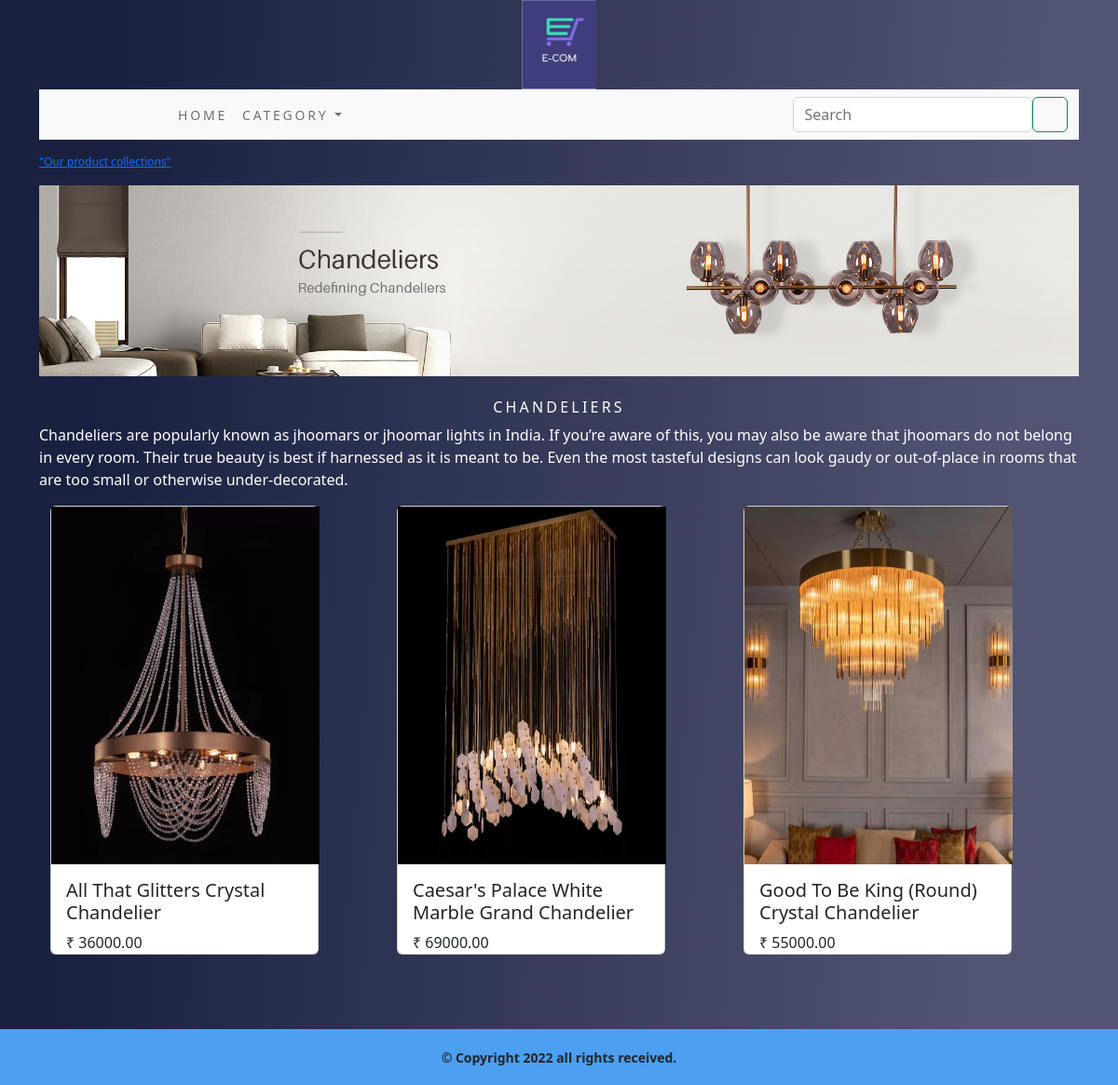
Page /chandeliers/ on the committed database.
### shoppingApp/models.py (models this page shows, shortened)
class Category(models.Model):
    name = models.CharField(max_length=250, unique=True)
    slug = models.SlugField(max_length=250, unique=True)
    description = models.TextField(blank=True)
    image = models.ImageField(upload_to='category', blank=True)
    class Meta:
        ordering = ('name',)
        verbose_name = 'category'
        verbose_name_plural = 'categories'
    def get_url(self):
        return reverse('shoppingApp:products_by_category',args=[self.slug])

class Product(models.Model):
    name = models.CharField(max_length=250, unique=True)
    slug = models.SlugField(max_length=250, unique=True)
    description = models.TextField(blank=True)
    price = models.DecimalField(max_digits=10, decimal_places=2)
    category = models.ForeignKey(Category,on_delete=models.CASCADE)
    image = models.ImageField(upload_to='product', blank=True)
    stock = models.IntegerField()
    available = models.BooleanField(default=True)
    created = models.DateTimeField(auto_now_add=True)
    updated = models.DateTimeField(auto_now=True)
    def get_url(self):
        return reverse("shoppingApp:prodCatDetail",args=[self.category.slug,self.slug])
    class Meta:
        ordering = ('name',)
        verbose_name = 'product'
        verbose_name_plural = 'products'

### shoppingApp/views.py (the view)
# urls.py: path('',views.allProCat,name='allProCat'),
def allProCat(request,c_slug=None):
    c_page = None
    products_list = None
    if c_slug != None:
        c_page = get_object_or_404(Category,slug=c_slug)
        products_list = Product.objects.all().filter(category=c_page,available=True)
    else:
        products_list = Product.objects.all().filter(available=True)
    paginator = Paginator(products_list,6)
    try:
        page = int(request.GET.get('page','1'))
    except:
        page = 1
    try:
        products = paginator.page(page)
    except (EmptyPage,InvalidPage):
        products = paginator.page(paginator.num_pages)
    return render(request,'category.html',{'category':c_page, 'products':products})

### cart/context_processors.py (called while the page is built)
def counter(request):
    item_count = 0
    if 'admin' in request.path:
        return {}
    else:
        try:
            cart = Cart.objects.filter(cart_id=_cart_id(request))
            cart_items = CartItem.objects.all().filter(cart=cart[:1])
            for cart_item in cart_items:
                item_count += cart_item.quantity
        except Cart.DosesNotExist:
            item_count = 0
    return dict(item_count=item_count)

### cart/views.py (called while the page is built)
def _cart_id(request):
    cart = request.session.session_key
    if not cart:
        cart = request.session.create()
    return cart

### shoppingApp/context_processors.py (called while the page is built)
def menu_links(request):
    links = Category.objects.all()
    return dict(links=links)

### templates/category.html (shortened to what this page needs)
{% extends 'base.html' %}
{% load static %}
{% block content %}
    {% if category %}
    <div>
        <div class="row site_row_class">
            <div class="mx_auto">
            <p><a href="{% url 'shoppingApp:allProCat' %}"> "Our product collections" </a></p>
        </div>
    </div>
    </div>
    {% endif %}
    <div class="mx_auto">
        {% if category %}
        <img class="cat_img" src="{{ category.image.url }}" alt="{{category.name}}">
    </div><br>
    <div>
        <h1 class="text-center cat_title" style="color: white;" >{{category.name}}</h1>
        <p class="text-justify" style="color: white;" >{{category.description}}</p>
    </div>
    {% endif %}
    <div class="container" style="margin-top: 7px;">
        <div class="row">
            {% for product in products.object_list %}
            <div class="col-md-4 card-space">
                <div class="card card_style" style="width: 18rem;height: 482px; margin-bottom: 2rem;">
                    <a href="{{product.get_url}}"><img src="{{product.image.url}}" alt="{{product.name}}" style="width: 18rem;height: 24rem;"></a>
                    <div class="card-body">
                      <h5 class="card-title">{{product.name}}</a></h5>
                      <p class="card-text">₹ {{product.price}}</p>
                    </div>
                  </div>
            </div>
            {% endfor %}
        </div>
        <br>
    </div>
    <br>
{% endblock %}

### static/css/custom.css (style rules this page uses)
html { height: 100%; }
body { background-image: linear-gradient( 94.3deg, rgba(26,33,64,1) 10.9%, rgba(81,84,115,1) 87.1% ); display: flex; flex-direction:column; flex-grow: 1; min-height: 100%; }
.site_row_class { padding-top: 15px; }
.site_row_class .mx_auto { color: #000; font-size: 12px; }
.cat_img { width: 100%; height: auto; }
.cat_title { font-size: 16px; text-transform: uppercase; letter-spacing: .2em; color: rgb(248, 248, 248); }
.card_style { width: 18rem; height: 482px; margin-bottom: 2rem; }

### rows in the picture
Category: image (picture), name "CHANDELIERS", description "Chandeliers are popularly known as jhoomars or jhoomar lights in India. If you’re aware of this, you may also be aware that jhoomars do not belong in every room. Their true beauty is best if harnessed as it is meant to be. Even the most tasteful designs can look gaudy or out-of-place in rooms that are too small or otherwise under-decorated."
Product: image (picture), name "All That Glitters Crystal Chandelier", price "36000.00"
Product: image (picture), name "Caesar's Palace White Marble Grand Chandelier", price "69000.00"
Product: image (picture), name "Good To Be King (Round) Crystal Chandelier", price "55000.00"
